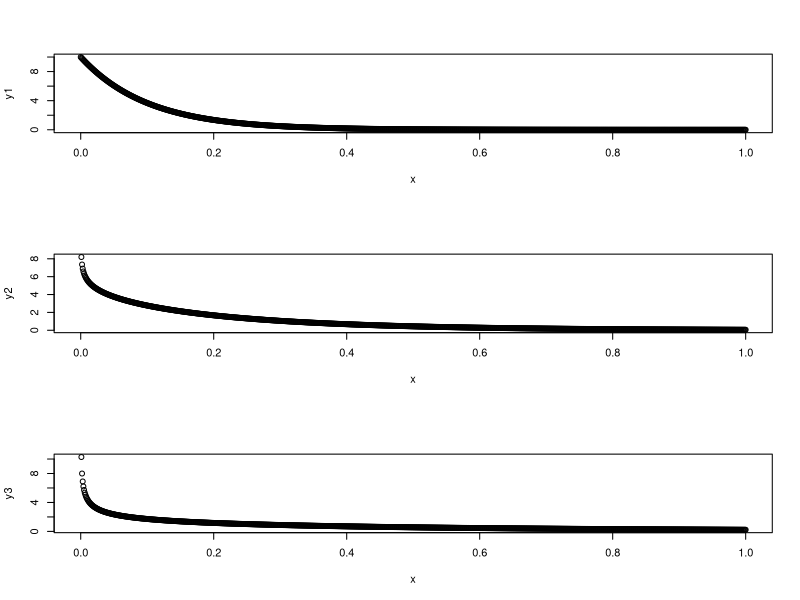

Reproduce this figure in R.
x = seq(0, 1, length.out = 1e3)

y1 <- dgamma(x, shape = 1, scale = 0.1)
y2 <- dgamma(x, shape = 0.85, scale = 0.25)
y3 <- dgamma(x, shape = 0.64, scale = 0.75)

par(mfrow = c(3,1))
plot(x, y1)
plot(x, y2)
plot(x, y3)


c(mean(y1), mean(y2), mean(y3))
c(median(y1), median(y2), median(y3))
